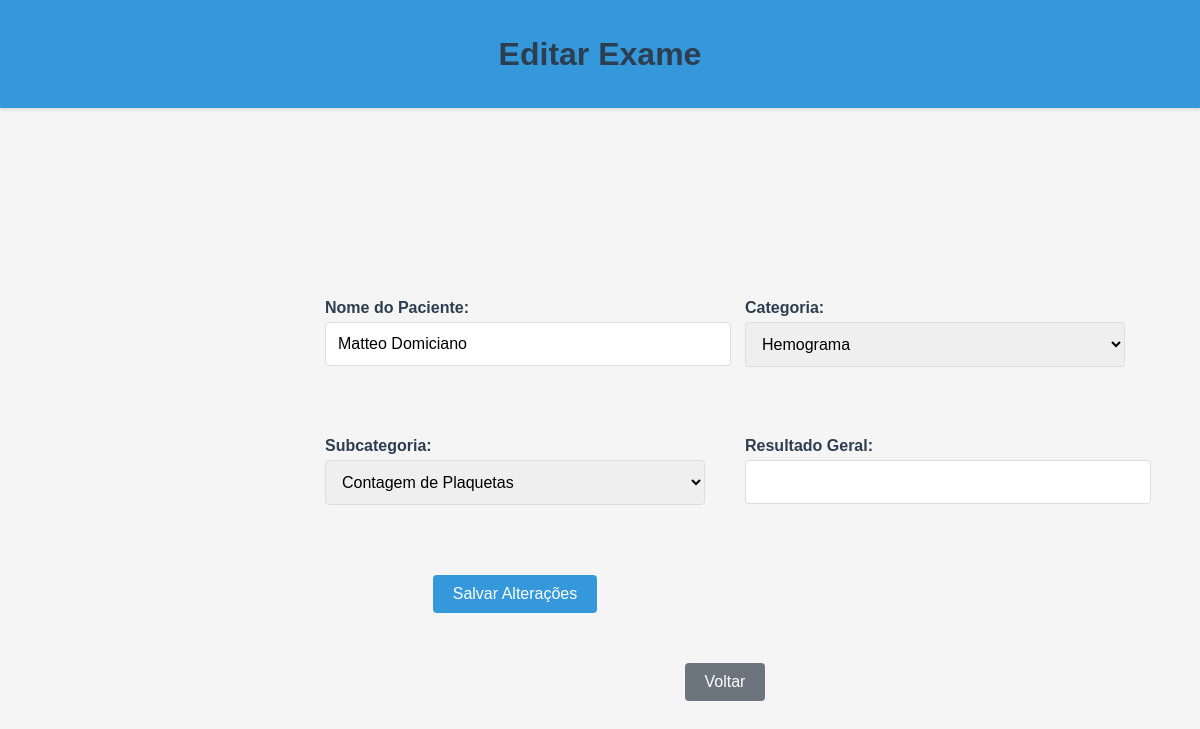
Page /edit/1 on the earlier database version.
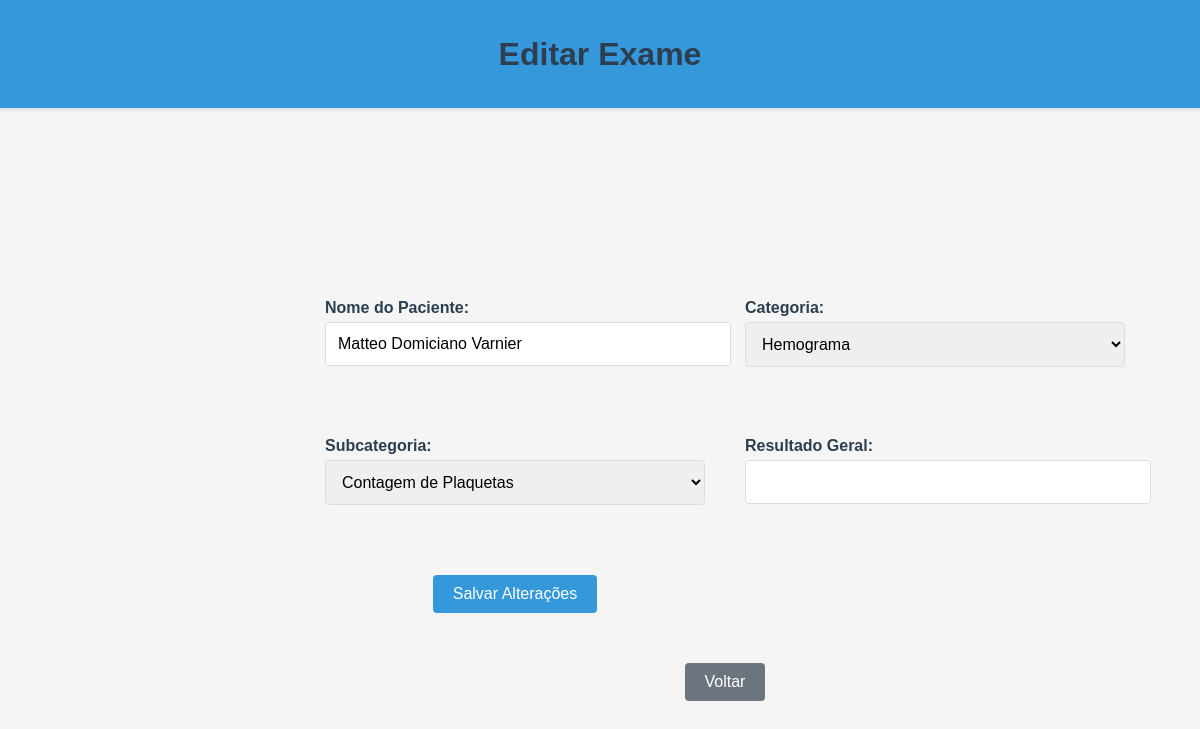
Same page on the later database version.
### app/models.py (models this page shows, shortened)
class Exam(db.Model):
    id = db.Column(db.Integer, primary_key=True)
    patient_name= db.Column(db.Integer, db.ForeignKey('user.id'), nullable=False)  # Relação com User
    category = db.Column(db.String(100), nullable=False)
    subcategory = db.Column(db.String(100), nullable=False)
    result = db.Column(db.String(100), nullable=False)
    details = db.Column(JSON)  # Campo JSON para armazenar os detalhes específicos

### app/app.py (the view, shortened to what this page needs)
@app.route('/edit/<int:exam_id>', methods=['GET', 'POST'])
def edit_exam(exam_id):
    exam = Exam.query.get_or_404(exam_id)
    return render_template('edit_exam.html', exam=exam, exam_types=EXAM_TYPES, exam_subcategories=EXAM_SUBCATEGORIES)

### app/templates/edit_exam.html (shortened to what this page needs)
<!DOCTYPE html>
<html lang="pt-BR">
<head>
    <link rel="stylesheet" href="{{ url_for('static', filename='style/mainpage.css') }}">
</head>
<body>
    <div class="fixed-header">
        <h1>Editar Exame</h1>
    </div>
    <div class="home-container">
        <form action="{{ url_for('edit_exam', exam_id=exam.id) }}" method="POST">
            <div class="form-group">
                <label for="patient_name">Nome do Paciente:</label>
                <input type="text" id="patient_name" name="patient_name" value="{{ exam.patient_name }}" required>
            </div>
            <div class="form-group">
                <label for="category">Categoria:</label>
                <select id="category" name="category" required>
                    {% for exam_type in exam_types %}
                        <option value="{{ exam_type }}" {% if exam.category == exam_type %}selected{% endif %}>{{ exam_type }}</option>
                    {% endfor %}
                </select>
            </div>
            <div class="form-group">
                <label for="subcategory">Subcategoria:</label>
                <select id="subcategory" name="subcategory" required>
                    {% for subcat in exam_subcategories[exam.category] %}
                        <option value="{{ subcat }}" {% if exam.subcategory == subcat %}selected{% endif %}>{{ subcat }}</option>
                    {% endfor %}
                </select>
            </div>
            <div class="form-group">
                <label for="result">Resultado Geral:</label>
                <input type="text" id="result" name="result" value="{{ exam.result }}" required>
            </div>
            <div class="form-group">
                <button type="submit">Salvar Alterações</button>
            </div>
        </form>
        <button onclick="goBack()" class="btn-back">Voltar</button>
    </div>
</body>
</html>

Differences in the rows shown:
changed Exam "Hemograma": patient_name "Matteo Domiciano" → "Matteo Domiciano Varnier"
